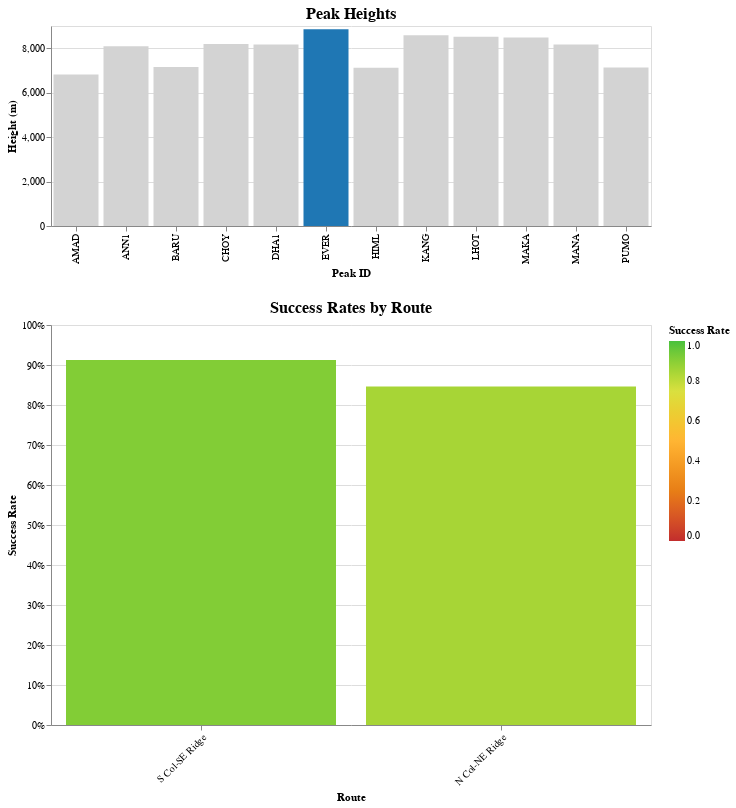

Notebook cell for this chart:
### Markdown cell above
## Visualizaciones con Altair

### 1. Tasas de éxito por ruta y pico

### Code cell
# Filtrar para los 12 picos más populares para la visualización inicial
top_12_peaks = df_merged['PEAKID'].value_counts().head(12).index.tolist()
route_success_top = route_success_rates[route_success_rates['PEAKID'].isin(top_12_peaks)]

# Ordenar rutas por tasa de éxito dentro de cada pico
route_success_top = route_success_top.sort_values(['PEAKID', 'success_rate'], ascending=[True, False])

# Crear selector para picos
peak_selector = alt.selection_point(
    name='peak_selector',
    fields=['PEAKID'],
    # Use 'value' instead of 'init' for alt.selection_point in v5
    # Initialize value with a list containing the first peak ID
    value=[{'PEAKID': top_12_peaks[0]}],
    bind=alt.binding_select(options=top_12_peaks, name='Mountain Peak: ')
)

# Color para las barras de éxito
color_scale = alt.Scale(
    domain=[0, 0.25, 0.5, 0.75, 1.0],
    range=['#c22d2d', '#e77e16', '#ffb533', '#d9e03f', '#48c13d']
)

# Gráfico de barras para tasas de éxito por ruta
route_chart = alt.Chart(route_success_top).mark_bar().encode(
    x=alt.X('ROUTE:N', axis=alt.Axis(title='Route', labelAngle=-45), sort='-y'),
    y=alt.Y('success_rate:Q', axis=alt.Axis(title='Success Rate', format='.0%'), scale=alt.Scale(domain=[0, 1])),
    color=alt.Color('success_rate:Q', scale=color_scale, legend=alt.Legend(title='Success Rate')),
    tooltip=[
        alt.Tooltip('PKNAME:N', title='Peak'),
        alt.Tooltip('ROUTE:N', title='Route'),
        alt.Tooltip('success_rate:Q', title='Success Rate', format='.1%'),
        alt.Tooltip('successful_attempts:Q', title='Successful Attempts'),
        alt.Tooltip('total_attempts:Q', title='Total Attempts')
    ]
).properties(
    title=alt.TitleParams(text='Success Rates by Route', fontSize=16),
    width=600,
    height=400
).transform_filter(
    peak_selector
).add_selection(
    peak_selector
)

# Gráfico de información general sobre los picos
peak_info = alt.Chart(df_merged[df_merged['PEAKID'].isin(top_12_peaks)].drop_duplicates('PEAKID')).mark_bar().encode(
    x=alt.X('PEAKID:N', axis=alt.Axis(title='Peak ID')),
    y=alt.Y('HEIGHTM:Q', axis=alt.Axis(title='Height (m)')),
    color=alt.condition(peak_selector, alt.value('#1f77b4'), alt.value('lightgray')),
    tooltip=[
        alt.Tooltip('PKNAME:N', title='Peak Name'),
        alt.Tooltip('HEIGHTM:Q', title='Height (m)'),
        alt.Tooltip('REGION_FACTOR:N', title='Region'),
        alt.Tooltip('HIMAL_FACTOR:N', title='Mountain Range')
    ]
).properties(
    title=alt.TitleParams(text='Peak Heights', fontSize=16),
    width=600,
    height=200
).add_selection(
    peak_selector
)

# Combinar los gráficos
route_success_viz = alt.vconcat(peak_info, route_chart).resolve_scale(
    color='independent'
)

route_success_viz

### Figure 1 — Vega-Lite specification as saved in the notebook (floating-point values rounded to 4 significant figures)
{"config": {"view": {"continuousWidth": 300, "continuousHeight": 300}}, "vconcat": [{"data": {"name": "data-198eb9c8c3836ce9f30bd7bb81f22c02"}, "mark": {"type": "bar"}, "encoding": {"color": {"condition": {"param": "peak_selector", "value": "#1f77b4"}, "value": "lightgray"}, "tooltip": [{"field": "PKNAME", "title": "Peak Name", "type": "nominal"}, {"field": "HEIGHTM", "title": "Height (m)", "type": "quantitative"}, {"field": "REGION_FACTOR", "title": "Region", "type": "nominal"}, {"field": "HIMAL_FACTOR", "title": "Mountain Range", "type": "nominal"}], "x": {"axis": {"title": "Peak ID"}, "field": "PEAKID", "type": "nominal"}, "y": {"axis": {"title": "Height (m)"}, "field": "HEIGHTM", "type": "quantitative"}}, "height": 200, "name": "view_24", "title": {"text": "Peak Heights", "fontSize": 16}, "width": 600}, {"data": {"name": "data-c13e556170e3de1ff52bb20914bfe782"}, "mark": {"type": "bar"}, "encoding": {"color": {"field": "success_rate", "legend": {"title": "Success Rate"}, "scale": {"domain": [0, 0.25, 0.5, 0.75, 1.0], "range": ["#c22d2d", "#e77e16", "#ffb533", "#d9e03f", "#48c13d"]}, "type": "quantitative"}, "tooltip": [{"field": "PKNAME", "title": "Peak", "type": "nominal"}, {"field": "ROUTE", "title": "Route", "type": "nominal"}, {"field": "success_rate", "format": ".1%", "title": "Success Rate", "type": "quantitative"}, {"field": "successful_attempts", "title": "Successful Attempts", "type": "quantitative"}, {"field": "total_attempts", "title": "Total Attempts", "type": "quantitative"}], "x": {"axis": {"labelAngle": -45, "title": "Route"}, "field": "ROUTE", "sort": "-y", "type": "nominal"}, "y": {"axis": {"format": ".0%", "title": "Success Rate"}, "field": "success_rate", "scale": {"domain": [0, 1]}, "type": "quantitative"}}, "height": 400, "name": "view_25", "title": {"text": "Success Rates by Route", "fontSize": 16}, "transform": [{"filter": {"param": "peak_selector"}}], "width": 600}], "params": [{"name": "peak_selector", "select": {"type": "point", "fields": ["PEAKID"]}, "bind": {"input": "select", "options": ["EVER", "AMAD", "MANA", "LHOT", "HIML", "DHA1", "MAKA", "BARU", "ANN1", "KANG", "CHOY", "PUMO"], "name": "Mountain Peak: "}, "value": [{"PEAKID": "EVER"}], "views": ["view_24", "view_25"]}], "resolve": {"scale": {"color": "independent"}}, "$schema": "https://vega.github.io/schema/vega-lite/v5.20.1.json", "datasets": {"data-198eb9c8c3836ce9f30bd7bb81f22c02": [{"EXPID": "EVER20101", "PEAKID": "EVER", "YEAR": 2020, "SEASON": 1, "SEASON_FACTOR": "Spring", "HOST": 2, "HOST_FACTOR": "China", "ROUTE1": "N Col-NE Ridge", "ROUTE2": NaN, "ROUTE3": null, "ROUTE4": null, "NATION": "China", "LEADERS": "Tibetan Rope-Fixing", "SPONSOR": "Tibetan Rope-Fixing Everest North 2020", "SUCCESS1": true, "SUCCESS2": false, "SUCCESS3": false, "SUCCESS4": false, "ASCENT1": NaN, "ASCENT2": NaN, "ASCENT3": null, "ASCENT4": null, "CLAIMED": false, "DISPUTED": false, "COUNTRIES": null, "APPROACH": "Lhasa->Tingri->Everest BC", "BCDATE": null, "SMTDATE": "2020-05-26", "SMTTIME": 1515.0, "SMTDAYS": 0, "TOTDAYS": 0, "TERMDATE": null, "TERMREASON": 1, "TERMREASON_FACTOR": "Success (main peak)", "TERMNOTE": null, "HIGHPOINT": 8849, "TRAVERSE": false, "SKI": false, "PARAPENTE": false, "CAMPS": 3, "ROPE": 0, "TOTMEMBERS": 0, "SMTMEMBERS": 0, "MDEATHS": 0, "TOTHIRED": 6, "SMTHIRED": 6, "HDEATHS": 0, "NOHIRED": false, "O2USED": true, "O2NONE": false, "O2CLIMB": true, "O2DESCENT": false, "O2SLEEP": true, "O2MEDICAL": false, "O2TAKEN": false, "O2UNKWN": false, "OTHERSMTS": null, "CAMPSITES": "BC,ABC,C1,C2,C3,Smt(26/05)", "ROUTEMEMO": null, "ACCIDENTS": NaN, "ACHIEVMENT": null, "AGENCY": "Holy Mountain Adventure", "COMRTE": true, "STDRTE": true, "PRIMRTE": false, "PRIMMEM": false, "PRIMREF": false, "PRIMID": null, "CHKSUM": 2465291, "YEAR_INT": 2020, "ANY_SUCCESS": true, "PKNAME": "Everest", "HEIGHTM": 8849, "HIMAL_FACTOR": "Khumbu", "REGION_FACTOR": "Khumbu-Rolwaling-Makalu", "PKNAME_y": "Everest", "LATITUDE": 27.99, "LONGITUDE": 86.92, "decade": "2020s"}, {"EXPID": "AMAD20301", "PEAKID": "AMAD", "YEAR": 2020, "SEASON": 3, "SEASON_FACTOR": "Autumn", "HOST": 1, "HOST_FACTOR": "Nepal", "ROUTE1": "SW Ridge", "ROUTE2": NaN, "ROUTE3": null, "ROUTE4": null, "NATION": "Nepal", "LEADERS": "Chhang Dawa Sherpa", "SPONSOR": "Seven Summit Treks Ama Dablam Expedition 2020", "SUCCESS1": true, "SUCCESS2": false, "SUCCESS3": false, "SUCCESS4": false, "ASCENT1": NaN, "ASCENT2": NaN, "ASCENT3": null, "ASCENT4": null, "CLAIMED": false, "DISPUTED": false, "COUNTRIES": "Canada, Czech Republic, France, Poland, Russia, Switzerland, Ukraine, USA", "APPROACH": null, "BCDATE": "2020-11-09", "SMTDATE": "2020-11-10", "SMTTIME": 1300.0, "SMTDAYS": 1, "TOTDAYS": 0, "TERMDATE": null, "TERMREASON": 1, "TERMREASON_FACTOR": "Success (main peak)", "TERMNOTE": null, "HIGHPOINT": 6814, "TRAVERSE": false, "SKI": false, "PARAPENTE": false, "CAMPS": 2, "ROPE": 0, "TOTMEMBERS": 14, "SMTMEMBERS": 9, "MDEATHS": 0, "TOTHIRED": 19, "SMTHIRED": 14, "HDEATHS": 0, "NOHIRED": false, "O2USED": false, "O2NONE": true, "O2CLIMB": false, "O2DESCENT": false, "O2SLEEP": false, "O2MEDICAL": false, "O2TAKEN": false, "O2UNKWN": false, "OTHERSMTS": null, "CAMPSITES": "BC(09/11,4450m),C1(5600m),C2(5900m),Smt(10,12-13,15/11)", "ROUTEMEMO": null, "ACCIDENTS": NaN, "ACHIEVMENT": null, "AGENCY": "Seven Summit Treks", "COMRTE": true, "STDRTE": false, "PRIMRTE": false, "PRIMMEM": false, "PRIMREF": false, "PRIMID": null, "CHKSUM": 2463299, "YEAR_INT": 2020, "ANY_SUCCESS": true, "PKNAME": "Ama Dablam", "HEIGHTM": 6814, "HIMAL_FACTOR": "Khumbu", "REGION_FACTOR": "Khumbu-Rolwaling-Makalu", "PKNAME_y": "Ama Dablam", "LATITUDE": 27.86, "LONGITUDE": 86.86, "decade": "2020s"}, {"EXPID": "BARU20301", "PEAKID": "BARU", "YEAR": 2020, "SEASON": 3, "SEASON_FACTOR": "Autumn", "HOST": 1, "HOST_FACTOR": "Nepal", "ROUTE1": "SE Ridge", "ROUTE2": NaN, "ROUTE3": null, "ROUTE4": null, "NATION": "Nepal", "LEADERS": "Dawa Steven Sherpa", "SPONSOR": "Nepal Tourism Recovery Baruntse Expedition 2020", "SUCCESS1": true, "SUCCESS2": false, "SUCCESS3": false, "SUCCESS4": false, "ASCENT1": NaN, "ASCENT2": NaN, "ASCENT3": null, "ASCENT4": null, "CLAIMED": false, "DISPUTED": false, "COUNTRIES": null, "APPROACH": null, "BCDATE": null, "SMTDATE": "2020-10-15", "SMTTIME": 1215.0, "SMTDAYS": 0, "TOTDAYS": 0, "TERMDATE": null, "TERMREASON": 1, "TERMREASON_FACTOR": "Success (main peak)", "TERMNOTE": null, "HIGHPOINT": 7152, "TRAVERSE": false, "SKI": false, "PARAPENTE": false, "CAMPS": 2, "ROPE": 0, "TOTMEMBERS": 7, "SMTMEMBERS": 7, "MDEATHS": 0, "TOTHIRED": 0, "SMTHIRED": 0, "HDEATHS": 0, "NOHIRED": false, "O2USED": false, "O2NONE": true, "O2CLIMB": false, "O2DESCENT": false, "O2SLEEP": false, "O2MEDICAL": false, "O2TAKEN": false, "O2UNKWN": false, "OTHERSMTS": null, "CAMPSITES": "BC,C1,C2,Smt(15/10)", "ROUTEMEMO": 68760.0, "ACCIDENTS": NaN, "ACHIEVMENT": null, "AGENCY": "Asian Trekking", "COMRTE": false, "STDRTE": false, "PRIMRTE": false, "PRIMMEM": false, "PRIMREF": false, "PRIMID": null, "CHKSUM": 2463723, "YEAR_INT": 2020, "ANY_SUCCESS": true, "PKNAME": "Baruntse", "HEIGHTM": 7152, "HIMAL_FACTOR": "Khumbu", "REGION_FACTOR": "Khumbu-Rolwaling-Makalu", "PKNAME_y": "Baruntse", "LATITUDE": 27.87, "LONGITUDE": 86.98, "decade": "2020s"}, {"EXPID": "CHOY20301", "PEAKID": "CHOY", "YEAR": 2020, "SEASON": 3, "SEASON_FACTOR": "Autumn", "HOST": 2, "HOST_FACTOR": "China", "ROUTE1": "NW side", "ROUTE2": NaN, "ROUTE3": null, "ROUTE4": null, "NATION": "China", "LEADERS": "Tsering Samdrup", "SPONSOR": "Holy Mountain Adventure Cho Oyu Expedition 2020", "SUCCESS1": true, "SUCCESS2": false, "SUCCESS3": false, "SUCCESS4": false, "ASCENT1": NaN, "ASCENT2": NaN, "ASCENT3": null, "ASCENT4": null, "CLAIMED": false, "DISPUTED": false, "COUNTRIES": null, "APPROACH": "From Lhasa", "BCDATE": "2020-09-13", "SMTDATE": "2020-09-29", "SMTTIME": 1045.0, "SMTDAYS": 16, "TOTDAYS": 0, "TERMDATE": null, "TERMREASON": 1, "TERMREASON_FACTOR": "Success (main peak)", "TERMNOTE": null, "HIGHPOINT": 8188, "TRAVERSE": false, "SKI": false, "PARAPENTE": false, "CAMPS": 2, "ROPE": 0, "TOTMEMBERS": 20, "SMTMEMBERS": 19, "MDEATHS": 0, "TOTHIRED": 24, "SMTHIRED": 24, "HDEATHS": 0, "NOHIRED": false, "O2USED": true, "O2NONE": false, "O2CLIMB": true, "O2DESCENT": false, "O2SLEEP": false, "O2MEDICAL": false, "O2TAKEN": false, "O2UNKWN": false, "OTHERSMTS": null, "CAMPSITES": "BC(13/09),ABC(5700m),C1(6450m),C2(29/09,7100m),Smt(29-30/09)", "ROUTEMEMO": 220900.0, "ACCIDENTS": NaN, "ACHIEVMENT": null, "AGENCY": "Holy Mountain Adventure", "COMRTE": true, "STDRTE": true, "PRIMRTE": false, "PRIMMEM": false, "PRIMREF": false, "PRIMID": null, "CHKSUM": 2464202, "YEAR_INT": 2020, "ANY_SUCCESS": true, "PKNAME": "Cho Oyu", "HEIGHTM": 8188, "HIMAL_FACTOR": "Khumbu", "REGION_FACTOR": "Khumbu-Rolwaling-Makalu", "PKNAME_y": "Cho Oyu", "LATITUDE": 28.09, "LONGITUDE": 86.66, "decade": "2020s"}, {"EXPID": "HIML20301", "PEAKID": "HIML", "YEAR": 2020, "SEASON": 3, "SEASON_FACTOR": "Autumn", "HOST": 1, "HOST_FACTOR": "Nepal", "ROUTE1": "W Ridge", "ROUTE2": NaN, "ROUTE3": null, "ROUTE4": null, "NATION": "Nepal", "LEADERS": "Pasang Tendi Sherpa", "SPONSOR": "TAGnepal Himlung Expedition 2020", "SUCCESS1": false, "SUCCESS2": false, "SUCCESS3": false, "SUCCESS4": false, "ASCENT1": NaN, "ASCENT2": NaN, "ASCENT3": null, "ASCENT4": null, "CLAIMED": false, "DISPUTED": false, "COUNTRIES": "Italy, Jordan, UAE, UK", "APPROACH": null, "BCDATE": "2020-11-03", "SMTDATE": "2020-11-17", "SMTTIME": null, "SMTDAYS": 14, "TOTDAYS": 0, "TERMDATE": null, "TERMREASON": 4, "TERMREASON_FACTOR": "Bad weather (storms, high winds)", "TERMNOTE": "Abandoned at C3 due to bad weather", "HIGHPOINT": 6400, "TRAVERSE": false, "SKI": false, "PARAPENTE": false, "CAMPS": 3, "ROPE": 0, "TOTMEMBERS": 5, "SMTMEMBERS": 0, "MDEATHS": 0, "TOTHIRED": 0, "SMTHIRED": 0, "HDEATHS": 0, "NOHIRED": false, "O2USED": false, "O2NONE": true, "O2CLIMB": false, "O2DESCENT": false, "O2SLEEP": false, "O2MEDICAL": false, "O2TAKEN": false, "O2UNKWN": false, "OTHERSMTS": null, "CAMPSITES": "BC(03/11,5200m),C1,C2,C3(17/11,6400m),xxx", "ROUTEMEMO": null, "ACCIDENTS": NaN, "ACHIEVMENT": null, "AGENCY": "TAGnepal Trekking", "COMRTE": false, "STDRTE": false, "PRIMRTE": false, "PRIMMEM": false, "PRIMREF": false, "PRIMID": null, "CHKSUM": 2461326, "YEAR_INT": 2020, "ANY_SUCCESS": false, "PKNAME": "Himlung Himal", "HEIGHTM": 7126, "HIMAL_FACTOR": "Peri", "REGION_FACTOR": "Annapurna-Damodar-Peri", "PKNAME_y": "Himlung Himal", "LATITUDE": 28.74, "LONGITUDE": 84.44, "decade": "2020s"}, {"EXPID": "MANA20301", "PEAKID": "MANA", "YEAR": 2020, "SEASON": 3, "SEASON_FACTOR": "Autumn", "HOST": 1, "HOST_FACTOR": "Nepal", "ROUTE1": "NE Face", "ROUTE2": NaN, "ROUTE3": null, "ROUTE4": null, "NATION": "Bahrain", "LEADERS": "Mohamed Hamed Mohamed Al Khalifa, Christopher Burrows", "SPONSOR": "Bahrain Royal Guard Manaslu Expedition 2020", "SUCCESS1": true, "SUCCESS2": false, "SUCCESS3": false, "SUCCESS4": false, "ASCENT1": NaN, "ASCENT2": NaN, "ASCENT3": null, "ASCENT4": null, "CLAIMED": false, "DISPUTED": false, "COUNTRIES": "UK", "APPROACH": null, "BCDATE": "2020-10-08", "SMTDATE": "2020-10-15", "SMTTIME": 630.0, "SMTDAYS": 7, "TOTDAYS": 0, "TERMDATE": null, "TERMREASON": 1, "TERMREASON_FACTOR": "Success (main peak)", "TERMNOTE": null, "HIGHPOINT": 8163, "TRAVERSE": false, "SKI": false, "PARAPENTE": false, "CAMPS": 3, "ROPE": 0, "TOTMEMBERS": 18, "SMTMEMBERS": 13, "MDEATHS": 0, "TOTHIRED": 52, "SMTHIRED": 43, "HDEATHS": 0, "NOHIRED": false, "O2USED": true, "O2NONE": false, "O2CLIMB": true, "O2DESCENT": false, "O2SLEEP": false, "O2MEDICAL": false, "O2TAKEN": false, "O2UNKWN": false, "OTHERSMTS": "Climbed Lobuche for acclimatization on 3 Oct", "CAMPSITES": "BC(08/10),C1,C2,C3(14/10),Smt(15/10)", "ROUTEMEMO": 12960.0, "ACCIDENTS": NaN, "ACHIEVMENT": null, "AGENCY": "Seven Summit Treks", "COMRTE": true, "STDRTE": true, "PRIMRTE": false, "PRIMMEM": false, "PRIMREF": false, "PRIMID": null, "CHKSUM": 2462238, "YEAR_INT": 2020, "ANY_SUCCESS": true, "PKNAME": "Manaslu", "HEIGHTM": 8163, "HIMAL_FACTOR": "Manaslu/Mansiri", "REGION_FACTOR": "Manaslu-Ganesh", "PKNAME_y": "Manaslu", "LATITUDE": 28.55, "LONGITUDE": 84.56, "decade": "2020s"}, {"EXPID": "ANN121101", "PEAKID": "ANN1", "YEAR": 2021, "SEASON": 1, "SEASON_FACTOR": "Spring", "HOST": 1, "HOST_FACTOR": "Nepal", "ROUTE1": "N Face", "ROUTE2": NaN, "ROUTE3": null, "ROUTE4": null, "NATION": "Nepal", "LEADERS": "Chhang Dawa Sherpa", "SPONSOR": "Seven Summit Treks International Annapurna I Expedition 2021", "SUCCESS1": true, "SUCCESS2": false, "SUCCESS3": false, "SUCCESS4": false, "ASCENT1": NaN, "ASCENT2": NaN, "ASCENT3": null, "ASCENT4": null, "CLAIMED": false, "DISPUTED": false, "COUNTRIES": "Brazil, Greece, Kosovo, Mexico, Poland, Romania, Russia, Taiwan, USA", "APPROACH": "Both by trekking and by heli to BC", "BCDATE": "2021-03-23", "SMTDATE": "2021-04-16", "SMTTIME": 1300.0, "SMTDAYS": 24, "TOTDAYS": 27, "TERMDATE": "2021-04-19", "TERMREASON": 1, "TERMREASON_FACTOR": "Success (main peak)", "TERMNOTE": null, "HIGHPOINT": 8091, "TRAVERSE": false, "SKI": false, "PARAPENTE": false, "CAMPS": 4, "ROPE": 0, "TOTMEMBERS": 17, "SMTMEMBERS": 12, "MDEATHS": 0, "TOTHIRED": 9, "SMTHIRED": 7, "HDEATHS": 0, "NOHIRED": false, "O2USED": true, "O2NONE": false, "O2CLIMB": true, "O2DESCENT": false, "O2SLEEP": false, "O2MEDICAL": false, "O2TAKEN": false, "O2UNKWN": false, "OTHERSMTS": null, "CAMPSITES": "Smt(16/04)", "ROUTEMEMO": 215500.0, "ACCIDENTS": NaN, "ACHIEVMENT": null, "AGENCY": "Seven Summit Treks", "COMRTE": false, "STDRTE": true, "PRIMRTE": false, "PRIMMEM": false, "PRIMREF": false, "PRIMID": null, "CHKSUM": 2464582, "YEAR_INT": 2021, "ANY_SUCCESS": true, "PKNAME": "Annapurna I", "HEIGHTM": 8091, "HIMAL_FACTOR": "Annapurna", "REGION_FACTOR": "Annapurna-Damodar-Peri", "PKNAME_y": "Annapurna I", "LATITUDE": 28.6, "LONGITUDE": 83.82, "decade": "2020s"}, {"EXPID": "DHA121101", "PEAKID": "DHA1", "YEAR": 2021, "SEASON": 1, "SEASON_FACTOR": "Spring", "HOST": 1, "HOST_FACTOR": "Nepal", "ROUTE1": "NE Ridge", "ROUTE2": NaN, "ROUTE3": null, "ROUTE4": null, "NATION": "USA", "LEADERS": "Cory Richards", "SPONSOR": "Non-Covid-19 Dhaulagiri Expedition 2021", "SUCCESS1": false, "SUCCESS2": false, "SUCCESS3": false, "SUCCESS4": false, "ASCENT1": NaN, "ASCENT2": NaN, "ASCENT3": null, "ASCENT4": null, "CLAIMED": false, "DISPUTED": false, "COUNTRIES": "Ecuador", "APPROACH": "By heli to Japanese BC at 4000m", "BCDATE": "2021-04-04", "SMTDATE": "2021-05-08", "SMTTIME": null, "SMTDAYS": 34, "TOTDAYS": 0, "TERMDATE": null, "TERMREASON": 5, "TERMREASON_FACTOR": "Bad conditions (deep snow, avalanching, falling ice, or rock)", "TERMNOTE": "Abandoned at 7800m due to avalanche danger", "HIGHPOINT": 7800, "TRAVERSE": false, "SKI": false, "PARAPENTE": false, "CAMPS": 3, "ROPE": 0, "TOTMEMBERS": 4, "SMTMEMBERS": 0, "MDEATHS": 0, "TOTHIRED": 0, "SMTHIRED": 0, "HDEATHS": 0, "NOHIRED": true, "O2USED": false, "O2NONE": true, "O2CLIMB": false, "O2DESCENT": false, "O2SLEEP": false, "O2MEDICAL": false, "O2TAKEN": false, "O2UNKWN": false, "OTHERSMTS": null, "CAMPSITES": "BC(04/04,4200m),ABC(08/04,4700m),C1(11/04,5850m)),C2(16/04,6470m),C3(07/05,7300m),xxx(08/05,7800m)", "ROUTEMEMO": 152800.0, "ACCIDENTS": NaN, "ACHIEVMENT": null, "AGENCY": "Shangri-La Nepal Treks", "COMRTE": false, "STDRTE": true, "PRIMRTE": false, "PRIMMEM": false, "PRIMREF": false, "PRIMID": null, "CHKSUM": 2464604, "YEAR_INT": 2021, "ANY_SUCCESS": false, "PKNAME": "Dhaulagiri I", "HEIGHTM": 8167, "HIMAL_FACTOR": "Dhaulagiri", "REGION_FACTOR": "Dhaulagiri-Mukut", "PKNAME_y": "Dhaulagiri I", "LATITUDE": 28.7, "LONGITUDE": 83.49, "decade": "2020s"}, {"EXPID": "LHOT21101", "PEAKID": "LHOT", "YEAR": 2021, "SEASON": 1, "SEASON_FACTOR": "Spring", "HOST": 1, "HOST_FACTOR": "Nepal", "ROUTE1": "W Face", "ROUTE2": NaN, "ROUTE3": null, "ROUTE4": null, "NATION": "Nepal", "LEADERS": "Sherpa Rope-Fixing", "SPONSOR": "Sherpa Rope-Fixing Lhotse 2021", "SUCCESS1": true, "SUCCESS2": false, "SUCCESS3": false, "SUCCESS4": false, "ASCENT1": NaN, "ASCENT2": NaN, "ASCENT3": null, "ASCENT4": null, "CLAIMED": false, "DISPUTED": false, "COUNTRIES": null, "APPROACH": null, "BCDATE": null, "SMTDATE": "2021-05-10", "SMTTIME": 1845.0, "SMTDAYS": 0, "TOTDAYS": 0, "TERMDATE": null, "TERMREASON": 1, "TERMREASON_FACTOR": "Success (main peak)", "TERMNOTE": null, "HIGHPOINT": 8516, "TRAVERSE": false, "SKI": false, "PARAPENTE": false, "CAMPS": 0, "ROPE": 0, "TOTMEMBERS": 0, "SMTMEMBERS": 0, "MDEATHS": 0, "TOTHIRED": 6, "SMTHIRED": 6, "HDEATHS": 0, "NOHIRED": false, "O2USED": true, "O2NONE": false, "O2CLIMB": true, "O2DESCENT": false, "O2SLEEP": true, "O2MEDICAL": false, "O2TAKEN": false, "O2UNKWN": false, "OTHERSMTS": null, "CAMPSITES": "Smt(10/05)", "ROUTEMEMO": 149900.0, "ACCIDENTS": NaN, "ACHIEVMENT": null, "AGENCY": null, "COMRTE": false, "STDRTE": true, "PRIMRTE": false, "PRIMMEM": false, "PRIMREF": false, "PRIMID": null, "CHKSUM": 2464606, "YEAR_INT": 2021, "ANY_SUCCESS": true, "PKNAME": "Lhotse", "HEIGHTM": 8516, "HIMAL_FACTOR": "Khumbu", "REGION_FACTOR": "Khumbu-Rolwaling-Makalu", "PKNAME_y": "Lhotse", "LATITUDE": 27.96, "LONGITUDE": 86.93, "decade": "2020s"}, {"EXPID": "MAKA21101", "PEAKID": "MAKA", "YEAR": 2021, "SEASON": 1, "SEASON_FACTOR": "Spring", "HOST": 1, "HOST_FACTOR": "Nepal", "ROUTE1": "Makalu La-NW Ridge", "ROUTE2": NaN, "ROUTE3": null, "ROUTE4": null, "NATION": "Georgia", "LEADERS": "Archil Badriashvili", "SPONSOR": "Satori Makalu Expedition 2021", "SUCCESS1": false, "SUCCESS2": false, "SUCCESS3": false, "SUCCESS4": false, "ASCENT1": NaN, "ASCENT2": NaN, "ASCENT3": null, "ASCENT4": null, "CLAIMED": false, "DISPUTED": false, "COUNTRIES": "France, India, Iran, USA", "APPROACH": "By Jeep to Num, then classic Barun Valley trek", "BCDATE": "2021-04-15", "SMTDATE": "2021-05-24", "SMTTIME": null, "SMTDAYS": 39, "TOTDAYS": 48, "TERMDATE": "2021-06-02", "TERMREASON": 4, "TERMREASON_FACTOR": "Bad weather (storms, high winds)", "TERMNOTE": "Abandoned at 7800m due to bad weather", "HIGHPOINT": 7800, "TRAVERSE": false, "SKI": false, "PARAPENTE": false, "CAMPS": 2, "ROPE": 700, "TOTMEMBERS": 8, "SMTMEMBERS": 0, "MDEATHS": 0, "TOTHIRED": 6, "SMTHIRED": 0, "HDEATHS": 0, "NOHIRED": false, "O2USED": true, "O2NONE": false, "O2CLIMB": true, "O2DESCENT": false, "O2SLEEP": false, "O2MEDICAL": false, "O2TAKEN": false, "O2UNKWN": false, "OTHERSMTS": "BADRIASHVILI ARCHIL", "CAMPSITES": "BC(15/04,5700m),C1(20/04,6560m),C2(07/05,7450m),xxx(24/05,7800m)", "ROUTEMEMO": 208800.0, "ACCIDENTS": NaN, "ACHIEVMENT": null, "AGENCY": "Satori Adventures", "COMRTE": false, "STDRTE": true, "PRIMRTE": false, "PRIMMEM": false, "PRIMREF": false, "PRIMID": null, "CHKSUM": 2464665, "YEAR_INT": 2021, "ANY_SUCCESS": false, "PKNAME": "Makalu", "HEIGHTM": 8485, "HIMAL_FACTOR": "Makalu", "REGION_FACTOR": "Khumbu-Rolwaling-Makalu", "PKNAME_y": "Makalu", "LATITUDE": 27.89, "LONGITUDE": 87.09, "decade": "2020s"}, {"EXPID": "PUMO21101", "PEAKID": "PUMO", "YEAR": 2021, "SEASON": 1, "SEASON_FACTOR": "Spring", "HOST": 1, "HOST_FACTOR": "Nepal", "ROUTE1": "SE Face-E Ridge", "ROUTE2": NaN, "ROUTE3": null, "ROUTE4": null, "NATION": "India", "LEADERS": "Hem Raj", "SPONSOR": "Indian Mountaineering Federation (IMF) Everest Massif Expedition 2021", "SUCCESS1": true, "SUCCESS2": false, "SUCCESS3": false, "SUCCESS4": false, "ASCENT1": NaN, "ASCENT2": NaN, "ASCENT3": null, "ASCENT4": null, "CLAIMED": false, "DISPUTED": false, "COUNTRIES": null, "APPROACH": null, "BCDATE": "2021-04-15", "SMTDATE": "2021-05-10", "SMTTIME": 1440.0, "SMTDAYS": 25, "TOTDAYS": 0, "TERMDATE": null, "TERMREASON": 1, "TERMREASON_FACTOR": "Success (main peak)", "TERMNOTE": null, "HIGHPOINT": 7138, "TRAVERSE": false, "SKI": false, "PARAPENTE": false, "CAMPS": 1, "ROPE": 0, "TOTMEMBERS": 5, "SMTMEMBERS": 4, "MDEATHS": 0, "TOTHIRED": 6, "SMTHIRED": 6, "HDEATHS": 0, "NOHIRED": false, "O2USED": false, "O2NONE": true, "O2CLIMB": false, "O2DESCENT": false, "O2SLEEP": false, "O2MEDICAL": false, "O2TAKEN": false, "O2UNKWN": false, "OTHERSMTS": "Summited Lhotse (LHOT-211-22), attempted Everest (EVER-211-27)", "CAMPSITES": "BC(15/04,5350m),ABC(26/04,5795m),C1(27/04,6400m),Smt(10,12/05)", "ROUTEMEMO": null, "ACCIDENTS": NaN, "ACHIEVMENT": "First Indian women to summit Pumori", "AGENCY": "Peak Promotion", "COMRTE": false, "STDRTE": false, "PRIMRTE": false, "PRIMMEM": false, "PRIMREF": true, "PRIMID": "EVER21127", "CHKSUM": 2464651, "YEAR_INT": 2021, "ANY_SUCCESS": true, "PKNAME": "Pumori", "HEIGHTM": 7138, "HIMAL_FACTOR": "Khumbu", "REGION_FACTOR": "Khumbu-Rolwaling-Makalu", "PKNAME_y": "Pumori", "LATITUDE": 28.01, "LONGITUDE": 86.83, "decade": "2020s"}, {"EXPID": "KANG21301", "PEAKID": "KANG", "YEAR": 2021, "SEASON": 3, "SEASON_FACTOR": "Autumn", "HOST": 1, "HOST_FACTOR": "Nepal", "ROUTE1": "SW Face", "ROUTE2": NaN, "ROUTE3": null, "ROUTE4": null, "NATION": "Ecuador", "LEADERS": "Topo Mena", "SPONSOR": "Alpenglow Kangchenjunga Expedition 2021", "SUCCESS1": false, "SUCCESS2": false, "SUCCESS3": false, "SUCCESS4": false, "ASCENT1": NaN, "ASCENT2": NaN, "ASCENT3": null, "ASCENT4": null, "CLAIMED": false, "DISPUTED": false, "COUNTRIES": "Denmark", "APPROACH": "See Route Notes", "BCDATE": "2021-09-08", "SMTDATE": "2021-09-18", "SMTTIME": null, "SMTDAYS": 10, "TOTDAYS": 33, "TERMDATE": "2021-10-11", "TERMREASON": 5, "TERMREASON_FACTOR": "Bad conditions (deep snow, avalanching, falling ice, or rock)", "TERMNOTE": "Abandoned at 7430m due to dangerous avalanche conditions", "HIGHPOINT": 7430, "TRAVERSE": false, "SKI": false, "PARAPENTE": false, "CAMPS": 2, "ROPE": 5200, "TOTMEMBERS": 3, "SMTMEMBERS": 0, "MDEATHS": 0, "TOTHIRED": 5, "SMTHIRED": 0, "HDEATHS": 0, "NOHIRED": false, "O2USED": true, "O2NONE": false, "O2CLIMB": true, "O2DESCENT": false, "O2SLEEP": false, "O2MEDICAL": false, "O2TAKEN": false, "O2UNKWN": false, "OTHERSMTS": null, "CAMPSITES": "BC(08/09,5500m),C1(13/09,6070m),C2(15/09,6200m),xxx(18/09,01/10,7430m)", "ROUTEMEMO": 159500.0, "ACCIDENTS": NaN, "ACHIEVMENT": null, "AGENCY": "Himalaya Vision", "COMRTE": false, "STDRTE": true, "PRIMRTE": false, "PRIMMEM": false, "PRIMREF": false, "PRIMID": null, "CHKSUM": 2464557, "YEAR_INT": 2021, "ANY_SUCCESS": false, "PKNAME": "Kangchenjunga", "HEIGHTM": 8586, "HIMAL_FACTOR": "Kangchenjunga/Simhalila", "REGION_FACTOR": "Kangchenjunga-Janak", "PKNAME_y": "Kangchenjunga", "LATITUDE": 27.7, "LONGITUDE": 88.15, "decade": "2020s"}], "data-c13e556170e3de1ff52bb20914bfe782": [{"PEAKID": "AMAD", "PKNAME": "Ama Dablam", "ROUTE": "SW Ridge", "total_attempts": 145, "successful_attempts": 136, "height": 6814, "success_rate": 0.9379}, {"PEAKID": "ANN1", "PKNAME": "Annapurna I", "ROUTE": "N Face", "total_attempts": 20, "successful_attempts": 18, "height": 8091, "success_rate": 0.9}, {"PEAKID": "BARU", "PKNAME": "Baruntse", "ROUTE": "SE Ridge", "total_attempts": 23, "successful_attempts": 7, "height": 7152, "success_rate": 0.3043}, {"PEAKID": "CHOY", "PKNAME": "Cho Oyu", "ROUTE": "NW Ridge", "total_attempts": 6, "successful_attempts": 6, "height": 8188, "success_rate": 1.0}, {"PEAKID": "CHOY", "PKNAME": "Cho Oyu", "ROUTE": "SW Ridge", "total_attempts": 6, "successful_attempts": 1, "height": 8188, "success_rate": 0.1667}, {"PEAKID": "DHA1", "PKNAME": "Dhaulagiri I", "ROUTE": "NE Ridge", "total_attempts": 33, "successful_attempts": 17, "height": 8167, "success_rate": 0.5152}, {"PEAKID": "EVER", "PKNAME": "Everest", "ROUTE": "S Col-SE Ridge", "total_attempts": 171, "successful_attempts": 156, "height": 8849, "success_rate": 0.9123}, {"PEAKID": "EVER", "PKNAME": "Everest", "ROUTE": "N Col-NE Ridge", "total_attempts": 13, "successful_attempts": 11, "height": 8849, "success_rate": 0.8462}, {"PEAKID": "HIML", "PKNAME": "Himlung Himal", "ROUTE": "NW Ridge", "total_attempts": 45, "successful_attempts": 35, "height": 7126, "success_rate": 0.7778}, {"PEAKID": "HIML", "PKNAME": "Himlung Himal", "ROUTE": "W Ridge", "total_attempts": 5, "successful_attempts": 2, "height": 7126, "success_rate": 0.4}, {"PEAKID": "KANG", "PKNAME": "Kangchenjunga", "ROUTE": "SW Face", "total_attempts": 20, "successful_attempts": 15, "height": 8586, "success_rate": 0.75}, {"PEAKID": "LHOT", "PKNAME": "Lhotse", "ROUTE": "S Col-W Face", "total_attempts": 48, "successful_attempts": 47, "height": 8516, "success_rate": 0.9792}, {"PEAKID": "LHOT", "PKNAME": "Lhotse", "ROUTE": "W Face", "total_attempts": 58, "successful_attempts": 49, "height": 8516, "success_rate": 0.8448}, {"PEAKID": "MAKA", "PKNAME": "Makalu", "ROUTE": "Makalu La-NW Ridge", "total_attempts": 25, "successful_attempts": 17, "height": 8485, "success_rate": 0.68}, {"PEAKID": "MANA", "PKNAME": "Manaslu", "ROUTE": "NE Face", "total_attempts": 95, "successful_attempts": 51, "height": 8163, "success_rate": 0.5368}]}}
